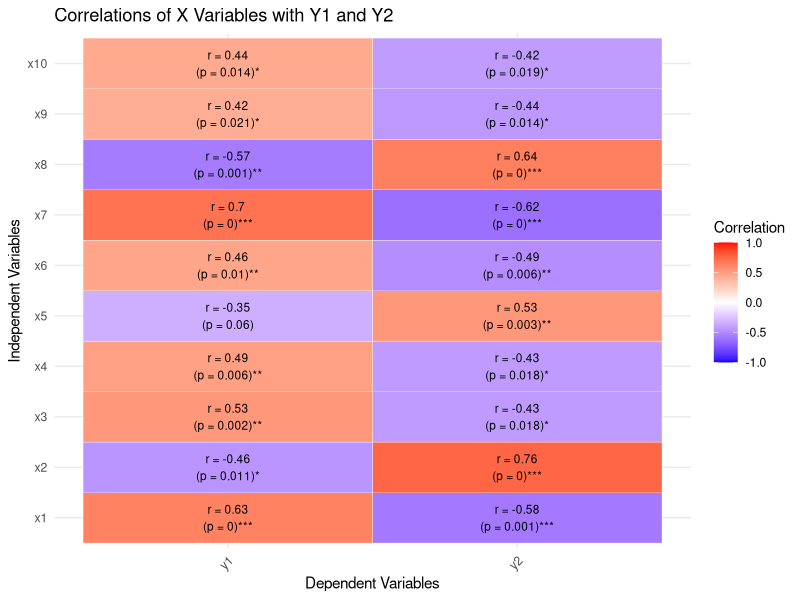
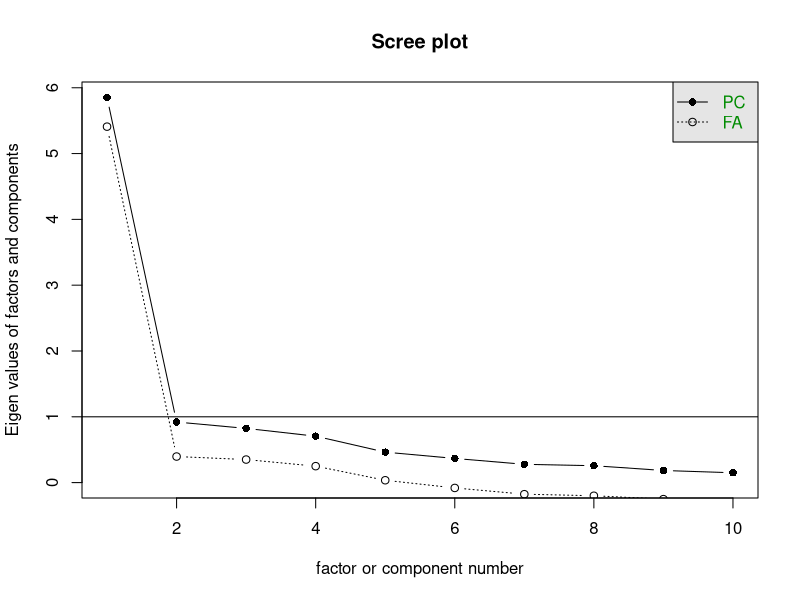
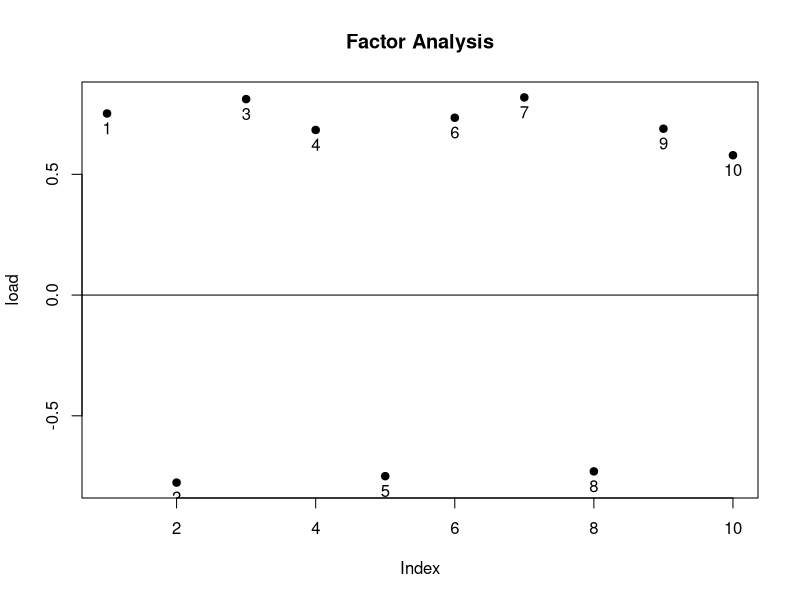

Reproduce these figures in R, in order.
## ---- chunk 1
#| echo: false
#| message: false
#| warning: false
#| error: false

library(psych)
library(tidyverse)
library(ggplot2)
library(pwr)
library(kableExtra)
library(corrplot)
library(reshape2)

df <- read.csv("MODdat2.csv")
## ---- chunk 2
#| echo: false
#| message: false
#| warning: false
#| error: false

knitr::kable(df)
## ---- chunk 3
#| echo: false
#| message: false
#| warning: false
#| error: false

knitr::kable(psych::describe(df,skew=F,ranges=F), digits=2)
## ---- chunk 4
#| echo: false
#| message: false
#| warning: false
#| error: false

out <- psych::alpha(df[,1:10],check.keys = T)
knitr::kable(round(out$alpha.drop,2))
## ---- chunk 5
#| echo: false
#| message: false
#| warning: false
#| error: false

# Load necessary packages
library(ggplot2)
library(reshape2)
library(psych)

# Load the data (replace "MODdat2.csv" with your actual file name)
df <- read.csv("MODdat2.csv")

# Select only the x and y variables
x_y_variables <- df[, c("x1", "x2", "x3", "x4", "x5", "x6", "x7", "x8", "x9", "x10", "y1", "y2")]

# Use corr.test to calculate correlations, p-values, and significance levels
cor_results <- corr.test(x_y_variables[, 1:10], x_y_variables[, 11:12], method = "pearson")

# Extract the correlation matrix and p-values
cor_matrix <- cor_results$r
p_matrix <- cor_results$p

# Dynamically find indices for y1 and y2 in the correlation matrix
y_indices <- which(colnames(cor_matrix) %in% c("y1", "y2"))

# Subset only the correlations of x variables with y1 and y2
cor_subset <- cor_matrix[1:10, y_indices]
p_subset <- p_matrix[1:10, y_indices]

# Create significance markers based on p-values
significance_stars <- ifelse(p_subset < 0.001, "***",
                             ifelse(p_subset < 0.01, "**",
                                    ifelse(p_subset < 0.05, "*", "")))

# Combine correlation values, p-values, and significance markers into a label
labels <- paste0("r = ", round(cor_subset, 2), "\n(p = ", round(p_subset, 3), ")", significance_stars)

# Melt data for ggplot
cor_melted <- melt(cor_subset)
cor_melted$p_value <- melt(p_subset)$value
cor_melted$significance <- melt(significance_stars)$value
cor_melted$label <- labels

# Plot the subsetted correlation matrix as a heatmap with labels
ggplot(cor_melted, aes(x = Var2, y = Var1, fill = value)) +
  geom_tile(color = "white") +
  scale_fill_gradient2(low = "blue", high = "red", mid = "white", midpoint = 0, limit = c(-1, 1), space = "Lab",
                       name = "Correlation") +
  geom_text(aes(label = label), color = "black", size = 3) +  # Add labels with correlations, p-values, and significance
  theme_minimal() +
  theme(axis.text.x = element_text(angle = 45, vjust = 1, hjust = 1)) +
  labs(title = "Correlations of X Variables with Y1 and Y2", x = "Dependent Variables", y = "Independent Variables")

## ---- chunk 6

# Select only the x variables
x_variables <- df[, c("x1", "x2", "x3", "x4", "x5", "x6", "x7", "x8", "x9", "x10")]

# Scree plot to visualize the eigenvalues
scree(x_variables)
## ---- chunk 7

# Perform the factor analysis with the chosen number of factors (adjust 3 to your selected number)
efa_result1 <- fa(x_variables, nfactors = 1, rotate = "varimax")

# Print the results
print(efa_result1)
## ---- chunk 8

# Perform the factor analysis with the chosen number of factors (adjust 3 to your selected number)
efa_result2 <- fa(x_variables, nfactors = 2, rotate = "varimax")

# Print the results
print(efa_result2)
## ---- chunk 9

fa.plot(efa_result1)
